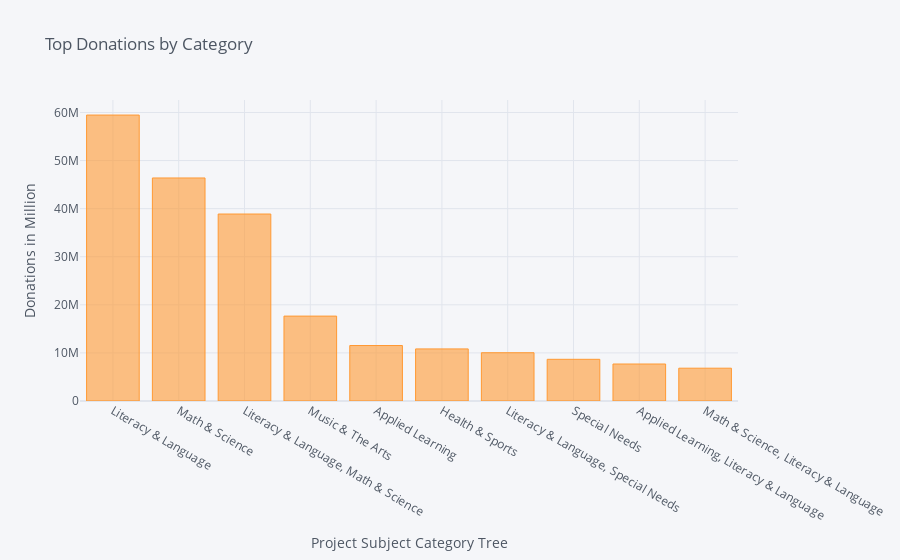

The notebook cell this image was saved under:
### Code cell
a9.iplot(kind="bar",xTitle="Project Subject Category Tree",yTitle="Donations in Million",title="Top Donations by Category")

### Figure 1 — Plotly figure (JSON) as saved in the notebook; plotly's stock layout.template omitted (floating-point values rounded to 4 significant figures)
{"data": [{"marker": {"color": "rgba(255, 153, 51, 0.6)", "line": {"color": "rgba(255, 153, 51, 1.0)", "width": 1}}, "name": "Donation Amount", "orientation": "v", "text": "", "type": "bar", "x": ["Literacy & Language", "Math & Science", "Literacy & Language, Math & Science", "Music & The Arts", "Applied Learning", "Health & Sports", "Literacy & Language, Special Needs", "Special Needs", "Applied Learning, Literacy & Language", "Math & Science, Literacy & Language"], "y": [59463406, 46378412, 38882421, 17654172, 11536010, 10830324, 10037973, 8669187, 7691442, 6820461]}], "layout": {"legend": {"bgcolor": "#F5F6F9", "font": {"color": "#4D5663"}}, "paper_bgcolor": "#F5F6F9", "plot_bgcolor": "#F5F6F9", "title": {"font": {"color": "#4D5663"}, "text": "Top Donations by Category"}, "xaxis": {"gridcolor": "#E1E5ED", "showgrid": true, "tickfont": {"color": "#4D5663"}, "title": {"font": {"color": "#4D5663"}, "text": "Project Subject Category Tree"}, "zerolinecolor": "#E1E5ED"}, "yaxis": {"gridcolor": "#E1E5ED", "showgrid": true, "tickfont": {"color": "#4D5663"}, "title": {"font": {"color": "#4D5663"}, "text": "Donations in Million"}, "zerolinecolor": "#E1E5ED"}}}
